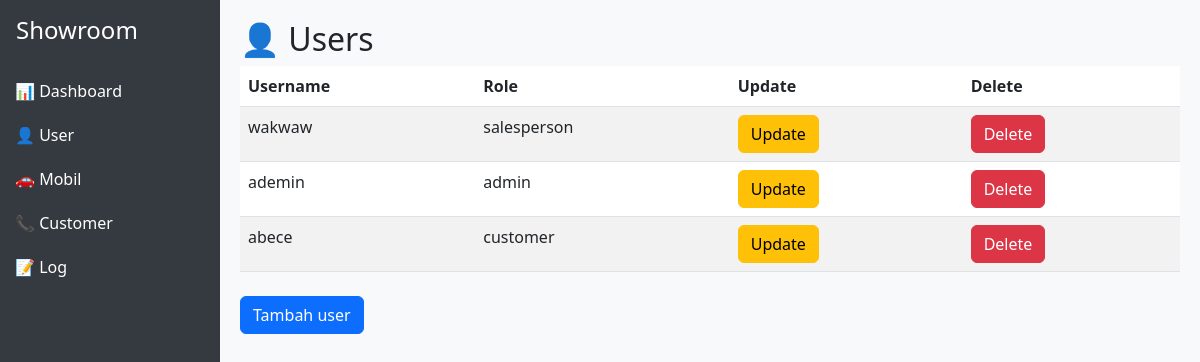
/dashboard/user_list/, run on an earlier commit of the app's database.
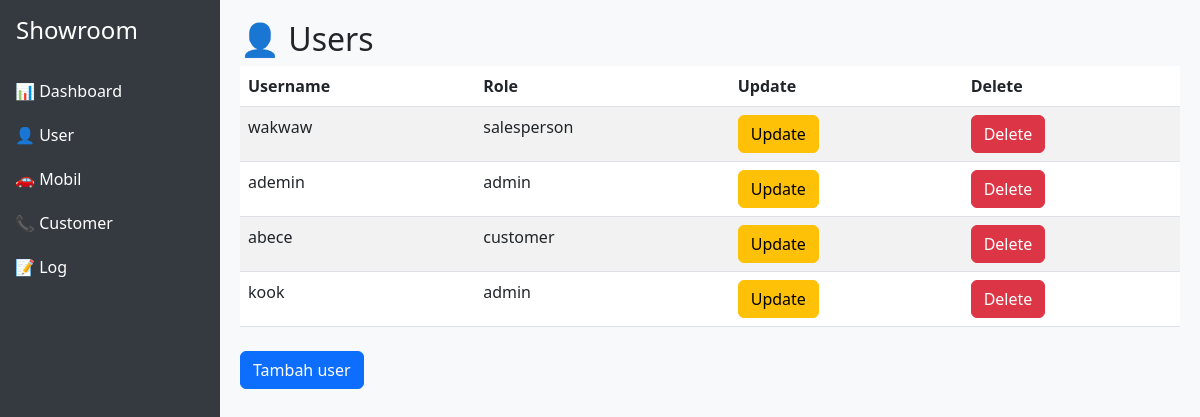
And on a later commit of the database.
### users/models.py (models this page shows, shortened)
class User(AbstractUser):
    ROLE_CHOICES = (
        ("admin", "Admin"),
        ("salesperson", "Salesperson"),
        ("customer", "Customer"),
    )
    role = models.CharField(max_length=20, choices=ROLE_CHOICES, default="customer")

### users/views.py (the view)
# urls.py: path('dashboard/user_list/', userlist_view, name='dashboard_user_list'),
def userlist_view(request):
    context = {
        'users' : User.objects.all()
    }
    return render(request,'users/user_index.html',context)

### users/templates/users/user_index.html
{% extends "base.html" %}
{% block content %}
<h2>👤 Users</h2>
<table class="table table-striped">
  <thead>
    <tr>
      <th>Username</th>
      <th>Role</th>
      <th>Update</th>
      <th>Delete</th>
    </tr>
  </thead>
  <tbody>
    {% for user in users %}
    <tr>
      <td>{{ user.username }}</td>
      <td>{{ user.role }}</td>
      <td><a href="{% url 'update_user' user.id %}" class="btn btn-warning">Update</td>
      <td><a href="{% url 'delete_user' user.id %}" class="btn btn-danger">Delete</td>
    </tr>
    {% endfor %}
  </tbody>
</table>
<a href="{% url 'register'%}" class="btn btn-primary mt-2">Tambah user</a>
{% endblock content %}

### templates/base.html (shortened to what this page needs)
<!DOCTYPE html>
<html lang="id">
<head>
  <link href="https://cdn.jsdelivr.net/npm/bootstrap@5.3.0/dist/css/bootstrap.min.css" rel="stylesheet">
</head>
<body>
  <div class="sidebar">
    <h4 class="p-3">Showroom</h4>
    <a href="{% url 'dashboard' %}">📊 Dashboard</a>
    <a href="{% url 'dashboard_user_list' %}">👤 User</a>
    <a href="{% url 'dashboard_car_list' %}">🚗 Mobil</a>
    <a href="{% url 'dashboard_customer_list' %}">📞 Customer</a>
    <a href="">📝 Log</a>
  </div>
  <div class="content">
    {% block content %}{% endblock %}
  </div>
</body>
</html>

### templates/base.html (style rules this page uses)
body { min-height: 100vh; display: flex; }
.sidebar { width: 220px; background: #343a40; color: white; }
.sidebar a { color: white; text-decoration: none; display: block; padding: 10px 15px; }
.content { flex-grow: 1; padding: 20px; background: #f8f9fa; }

What changed in the data, as far as the page shows it:
added User: username "kook", role "admin"
